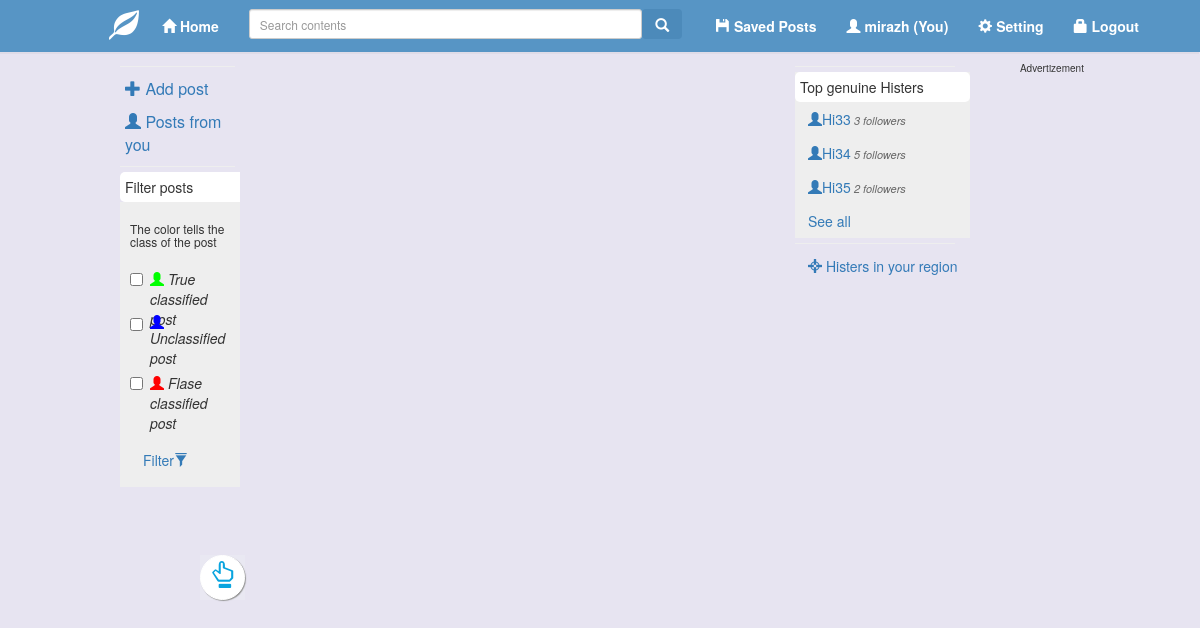
The app's page /home/ (signed in) with its own data.
### posts/models.py (models this page shows)
class Account(models.Model):
	phone=models.CharField(max_length=20, null=False, blank=False)
	dateOfBirth=models.DateField( null=False, blank=False)
	sex=models.CharField(max_length=10, null=False, blank=False)
	username=models.CharField(max_length=100, null=True, blank=True)
	password=models.CharField(max_length=100, null=False, blank=False)
	hashpassword=models.CharField(max_length=1000, null=False, blank=False)
	confirmationCode=models.CharField(max_length=10, null=False, blank=False)
	confirmationStatus=models.CharField(max_length=2)
	onlineStatus=models.CharField(max_length=2)
	createdDate=models.DateTimeField (null=False, blank=False)
	followers = models.IntegerField(null=True, blank=True)

### posts/views.py (the view, shortened to what this page needs)
# urls.py: 2. Add a URL to urlpatterns:  path('', views.home, name='home')
def home(request):
	postType=""
	color=""
	hashTag=""
	poster=""
	color=[]
	green=""
	red=""
	blue=""
	if getcolorSession(request, 'green') == "checked":
		color.append("#00ff00")
		green="checked"
	if getcolorSession(request, "blue") == "checked":
		color.append("#0000ff")
		blue="checked"
	if getcolorSession(request, "red") == "checked":
		color.append("#ff0000")
		red="checked"
	try:
		username=getsession(request)
		if username!=None and username!="":
			post_col=getPostedData(request,username,postType,color,hashTag,poster)
			if(post_col!=None):
				posttype=getpostTypes()
				return render(request, "home.html", {"posts": post_col, "username": username,"types": posttype, "green":green, "blue":blue, "red":red, "genuineBlogers":getGenuineBlogers()})
		else:
			return redirect(splash)
	except ValueError as error:
		print(error)
		return redirect(splash)

### posts/views.py (called while the page is built, shortened)
def getcolorSession(request, color):
	is_checked=request.session[color]
	return is_checked

def getsession(request):
	username=request.session.get('histusername')
	return username

def getPostedData(request,username, postType, colorType, hashTag, poster):
	post_col=[]
	try:
		print("gpd",username)
		postCont=Post_content.objects.filter(post__author__username=username)
		followed = Follows.objects.filter(username__username=username)
		if len(followed) >0:
			for f in followed:
				print("gpdbloger",f.bloger)
				postCont = postCont | Post_content.objects.filter(post__author__username=f.bloger)
		postCont = postCont.order_by("-id")
		numberOfPosts=0
		return post_col
	except:
		print("Exceptions/mizanu")
		return post_col

def getpostTypes():
	obj=postType.objects.all()
	posttype=[]
	for o in obj:
		posttype.append(o.pType)
	print(posttype)
	return posttype

def getGenuineBlogers():
	genuineBObj = GenuineBlogers.objects.all()
	blogers=[]
	counter=0
	for gb in genuineBObj:
		counter += 1
		if counter > 5:
			break
		accObj = Account.objects.filter(username = gb.username.username)[0]
		genBlog = genuineBloger(gb.id,gb.username.username, accObj.followers, gb.date, False)
		blogers.append(genBlog)
	return blogers

### templates/home.html (shortened to what this page needs)
<!Doctype="html" encoding="utf-8">
{% load static %}
<html>
<head>
  <link rel="stylesheet" type="text/css" href="{% static "bootstrap/css/bootstrap-min.css" %}"/>
</head>
<body onload="loadDate()" onscroll="check_last_scroll('get_more_posts')">
  {% include "navbar_view.html" %}
  {% include 'fullsizeimageview.html' %}
  {% include 'deletePostWizard.html' %}
  <div style="position: fixed; margin-top: 550px;margin-left:200px;z-index: 1000;background-color: #E9E8F2">
  <a href="#top" class="btn btn-default" style="height: 45px; width: 45px; border-radius: 50%;text-align: center; padding: 7px;box-shadow: 1px 1px 1px 0px #999999; border-color:white;" title="Back to top"><span class="glyphicon glyphicon-hand-up" style="font-size:25px;color: #09A4DF"></span></a>
  </div>
    <div class="left-panel" style="position:fixed;margin-top:50px; margin-left:5px;overflow:hidden;margin-left:0px;margin-right:10px;padding-left: 20px; border-radius: 0px; border-right: 0px;border-color:transparent;width:20%;">
      <hr style="margin-left: 100px">
      <table class="table-responsive table-condensed" style="margin-left: 100px">
        <tr><td>
           <a href="#" onclick="$('#newPostPanel').slideDown(0)"><span class="glyphicon glyphicon-plus"></span> Add post</a>
          </td>
        </tr>
        <tr>
          <td>
          <a href="/blogers?username={{username}}"><span class="glyphicon glyphicon-user"></span> Posts from you</a>
          </td>
        </tr>
      </table>
      <hr style="margin-left: 100px;">
     <table style="margin-left: 100px; font-size:14px; width: 100%">
        <tr><td class="btn-default btn-block" style="height: 30px; border-radius: 5px; padding:5px;"> Filter posts </td></tr>
      </table>
     <form action="{% url 'changeColorSetting' %}" method="POST" style="margin-left: 100px; background-color: #eeeeee; padding: 10px">{% csrf_token %}
      <h6>The color tells the class of the post</h6><hr>
      <div class="checkbox" style="height:40px;">
        <label><input type="checkbox" name="color" value="green" {{green}}> <span class="glyphicon glyphicon-user" style="color:#00ff00"></span><i class=""> True classified post</i></label>
      </div>
      <div class="checkbox">
        <label><input type="checkbox" name="color" value="blue" {{blue}}> <span class="glyphicon glyphicon-user" style="color:#0000ff"></span><i class=""> Unclassified post</i></label>
      </div>
      <div class="checkbox">
        <label><input type="checkbox" name="color" value="red" {{red}}> <span class="glyphicon glyphicon-user" style="color:#ff0000"></span><i class=""> Flase classified post</i></label>
      </div>
      <button  type="submit" class="btn btn-link" style="">Filter<span class="glyphicon glyphicon-filter"></span></button>
    </form>
    </div>
    <div class="post-panel"  style="position:absolute; margin-top:50px; margin-left:24%;border-radius: 0px;border-color:transparent;width: 38%; overflow:auto;">
          {% include "post_view.html" %}
   </div>
    <div class="right-panel" style="position:fixed; margin-top:50px; margin-left:65%;padding-left: 5px;height: 100%; border-radius: 0px; border-left: 0px;width: 15%; z-index: 1000">
      <hr style=";margin-left: 10px; padding: 0px">
      <table style="margin-left: 10px; font-size:14px;background-color: #eeeeee; padding: 10px;width: 100%">
        <tr><td class="btn-default" style="height: 30px; border-radius: 5px; padding:5px">Top genuine Histers</td></tr>
         {% for bloger in genuineBlogers %}
        <tr>
          <td style=""><a href="/blogers?username={{bloger.username}}" class="btn btn-link"><span class="glyphicon glyphicon-user"></span>{{bloger.username}}<i style="color:#676767; font-size: 11px"> {{bloger.followers}} followers</i></a></td>
        </tr>
        {% endfor %}
        <tr><td><a href="{% url 'allGenuineBlogers' %}" class="btn btn-link">See all</a></td></tr>
      </table>
      <hr style=";margin-left: 10px; padding: 0px">
      <table style="margin-left: 10px; font-size:14px;"><tr><td>
        <a href="{% url 'Histers_In_your_region' %}" class="btn btn-link"><span class="glyphicon glyphicon-screenshot"></span> Histers in your region</a></td></tr></table>
    </div>
    <div class="advert-panel" style="position: fixed; margin-top: 50px; margin-left: 85%;width: 150px">
    <div style="font-size: 10px">Advertizement</div>
    </div>
</body>
</html>

### templates/home.html (style rules this page uses)
body { margin:0; background-color:#E7E4F1; }
.post-panel, .left-panel, .right-panel,.main, { background-color:transparent; }
hr { margin: 5px; }

### records on screen
Account: username "Hi33"
Account: username "Hi34"
Account: username "Hi35"

### other values on screen
{{ username }} "mirazh"
{{ bloger.followers }} "3" "5" "2"
